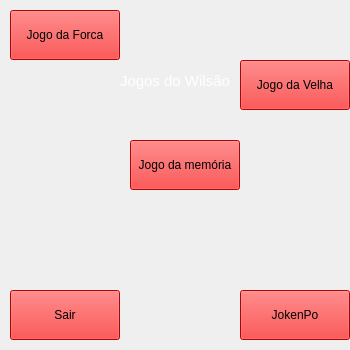
<?xml version="1.0" encoding="UTF-8"?>
<ui version="4.0">
 <class>MainWindow</class>
 <widget class="QMainWindow" name="MainWindow">
  <property name="geometry">
   <rect>
    <x>0</x>
    <y>0</y>
    <width>350</width>
    <height>350</height>
   </rect>
  </property>
  <property name="minimumSize">
   <size>
    <width>300</width>
    <height>300</height>
   </size>
  </property>
  <property name="maximumSize">
   <size>
    <width>350</width>
    <height>350</height>
   </size>
  </property>
  <property name="windowTitle">
   <string>Menu</string>
  </property>
  <property name="styleSheet">
   <string notr="true"/>
  </property>
  <widget class="QWidget" name="centralwidget">
   <widget class="QPushButton" name="botaoforca">
    <property name="geometry">
     <rect>
      <x>10</x>
      <y>10</y>
      <width>110</width>
      <height>50</height>
     </rect>
    </property>
    <property name="maximumSize">
     <size>
      <width>110</width>
      <height>50</height>
     </size>
    </property>
    <property name="styleSheet">
     <string notr="true">background-color: red;
</string>
    </property>
    <property name="text">
     <string>Jogo da Forca</string>
    </property>
   </widget>
   <widget class="QPushButton" name="botaovelha">
    <property name="geometry">
     <rect>
      <x>240</x>
      <y>60</y>
      <width>110</width>
      <height>50</height>
     </rect>
    </property>
    <property name="minimumSize">
     <size>
      <width>110</width>
      <height>50</height>
     </size>
    </property>
    <property name="styleSheet">
     <string notr="true">background-color: red;
</string>
    </property>
    <property name="text">
     <string>Jogo da Velha</string>
    </property>
   </widget>
   <widget class="QPushButton" name="botaosair">
    <property name="geometry">
     <rect>
      <x>10</x>
      <y>290</y>
      <width>110</width>
      <height>50</height>
     </rect>
    </property>
    <property name="minimumSize">
     <size>
      <width>110</width>
      <height>50</height>
     </size>
    </property>
    <property name="maximumSize">
     <size>
      <width>110</width>
      <height>50</height>
     </size>
    </property>
    <property name="styleSheet">
     <string notr="true">background-color: red;
</string>
    </property>
    <property name="text">
     <string>Sair</string>
    </property>
   </widget>
   <widget class="QPushButton" name="botaojoken">
    <property name="geometry">
     <rect>
      <x>240</x>
      <y>290</y>
      <width>110</width>
      <height>50</height>
     </rect>
    </property>
    <property name="maximumSize">
     <size>
      <width>110</width>
      <height>50</height>
     </size>
    </property>
    <property name="styleSheet">
     <string notr="true">background-color: red;
</string>
    </property>
    <property name="text">
     <string>JokenPo</string>
    </property>
   </widget>
   <widget class="QLabel" name="label">
    <property name="geometry">
     <rect>
      <x>-70</x>
      <y>-20</y>
      <width>521</width>
      <height>461</height>
     </rect>
    </property>
    <property name="text">
     <string/>
    </property>
    <property name="pixmap">
     <pixmap>../img/e542ee9a336c97ec7c6b22d4fedc4a33e5d67bbdv2_hq.jpg</pixmap>
    </property>
    <property name="scaledContents">
     <bool>true</bool>
    </property>
   </widget>
   <widget class="QLabel" name="label_2">
    <property name="geometry">
     <rect>
      <x>120</x>
      <y>50</y>
      <width>111</width>
      <height>61</height>
     </rect>
    </property>
    <property name="styleSheet">
     <string notr="true">background-color: transparent;
color: white;
font-size: 15px</string>
    </property>
    <property name="text">
     <string>Jogos do Wilsão</string>
    </property>
   </widget>
   <widget class="QPushButton" name="botaomemo">
    <property name="geometry">
     <rect>
      <x>130</x>
      <y>140</y>
      <width>110</width>
      <height>50</height>
     </rect>
    </property>
    <property name="maximumSize">
     <size>
      <width>110</width>
      <height>50</height>
     </size>
    </property>
    <property name="styleSheet">
     <string notr="true">background-color: red;
</string>
    </property>
    <property name="text">
     <string>Jogo da memória</string>
    </property>
   </widget>
   <zorder>label</zorder>
   <zorder>botaoforca</zorder>
   <zorder>botaovelha</zorder>
   <zorder>botaosair</zorder>
   <zorder>botaojoken</zorder>
   <zorder>label_2</zorder>
   <zorder>botaomemo</zorder>
  </widget>
 </widget>
 <resources>
  <include location="../img/fotinhas.qrc"/>
 </resources>
 <connections/>
</ui>
